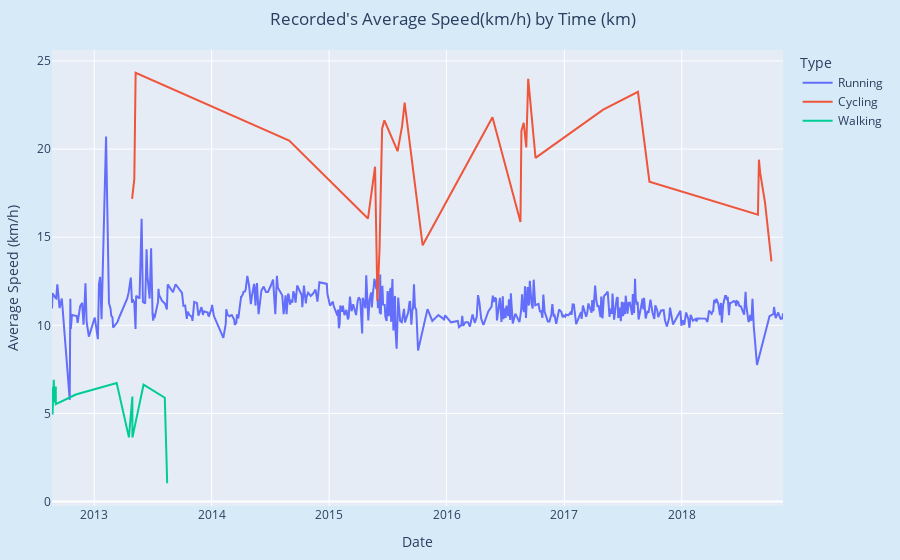

This figure's notebook cell:
### Code cell
fig3 = px.line(df, x='Date', y='Average Speed (km/h)', color='Type',
              title="Recorded's Average Speed(km/h) by Time (km)")
fig3.update_layout(
    title=dict(x=0.3), 
    margin=dict(l=50, r=20, t=50, b=20), 
    paper_bgcolor="#D6EAF8" 
)
fig3.update_traces(texttemplate="%{text:.2s}")

### Figure 1 — Plotly figure (JSON) as saved in the notebook; plotly's stock layout.template omitted (floating-point values rounded to 4 significant figures; data arrays with more than 128 entries replaced by an {"elided": "..."} marker saying what was removed)
{"data": [{"hovertemplate": "Type=Running<br>Date=%{x}<br>Average Speed (km/h)=%{y}<extra></extra>", "legendgroup": "Running", "line": {"color": "#636efa", "dash": "solid"}, "mode": "lines", "name": "Running", "orientation": "v", "showlegend": true, "texttemplate": "%{text:.2s}", "type": "scatter", "x": {"elided": "459 str values"}, "xaxis": "x", "y": {"elided": "459 float values"}, "yaxis": "y"}, {"hovertemplate": "Type=Cycling<br>Date=%{x}<br>Average Speed (km/h)=%{y}<extra></extra>", "legendgroup": "Cycling", "line": {"color": "#EF553B", "dash": "solid"}, "mode": "lines", "name": "Cycling", "orientation": "v", "showlegend": true, "texttemplate": "%{text:.2s}", "type": "scatter", "x": ["2018-10-06T16:45:02", "2018-09-16T14:55:03", "2018-09-01T17:06:15", "2018-08-28T18:44:33", "2018-08-25T17:18:32", "2017-09-22T12:27:14", "2017-08-17T18:36:00", "2017-05-01T17:38:35", "2016-10-03T11:47:16", "2016-09-10T17:13:51", "2016-09-04T17:08:28", "2016-08-27T17:08:38", "2016-08-20T15:43:49", "2016-08-17T17:17:09", "2016-05-22T15:31:06", "2015-10-18T15:43:06", "2015-08-23T17:35:47", "2015-08-15T18:46:21", "2015-08-01T18:40:14", "2015-06-21T17:53:46", "2015-06-14T17:03:23", "2015-06-06T18:30:39", "2015-05-31T04:02:00", "2015-05-23T19:07:40", "2015-05-01T18:05:38", "2014-08-29T18:56:02", "2013-05-09T17:24:19", "2013-05-05T14:26:37", "2013-04-28T17:26:52"], "xaxis": "x", "y": [13.63, 16.98, 18.65, 19.4, 16.28, 18.15, 23.25, 22.24, 19.5, 23.99, 20.09, 21.49, 21.03, 15.86, 21.81, 14.54, 22.64, 21.3, 19.88, 21.63, 21.16, 14.39, 11.38, 19, 16.06, 20.49, 24.33, 18.31, 17.17], "yaxis": "y"}, {"hovertemplate": "Type=Walking<br>Date=%{x}<br>Average Speed (km/h)=%{y}<extra></extra>", "legendgroup": "Walking", "line": {"color": "#00cc96", "dash": "solid"}, "mode": "lines", "name": "Walking", "orientation": "v", "showlegend": true, "texttemplate": "%{text:.2s}", "type": "scatter", "x": ["2013-08-15T18:49:50", "2013-08-08T07:56:08", "2013-06-03T07:04:59", "2013-04-29T18:48:30", "2013-04-29T13:10:14", "2013-04-28T10:56:47", "2013-04-18T21:48:44", "2013-03-11T18:27:56", "2012-11-04T18:59:06", "2012-09-03T15:25:22", "2012-09-03T13:20:56", "2012-08-30T07:10:21", "2012-08-29T18:19:26", "2012-08-29T08:21:43", "2012-08-28T19:43:52", "2012-08-28T07:06:57", "2012-08-24T12:59:42", "2012-08-24T10:12:16"], "xaxis": "x", "y": [1.04, 5.89, 6.63, 3.64, 5.96, 5.72, 3.64, 6.72, 6.07, 5.53, 6.53, 5.63, 6.05, 5.98, 6.52, 6.91, 4.94, 6.49], "yaxis": "y"}], "layout": {"legend": {"title": {"text": "Type"}, "tracegroupgap": 0}, "margin": {"b": 20, "l": 50, "r": 20, "t": 50}, "paper_bgcolor": "#D6EAF8", "title": {"text": "Recorded's Average Speed(km/h) by Time (km)", "x": 0.3}, "xaxis": {"anchor": "y", "domain": [0, 1], "title": {"text": "Date"}}, "yaxis": {"anchor": "x", "domain": [0, 1], "title": {"text": "Average Speed (km/h)"}}}}
